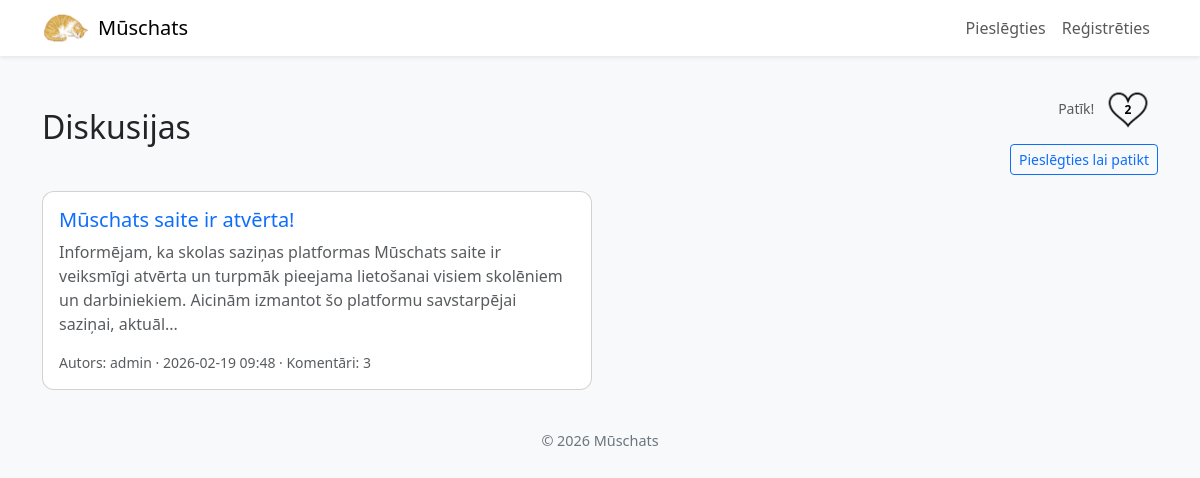
The page / on the database its author committed.
### app.py (models this page shows)
class Diskusijas(db.Model):
    id = db.Column(db.Integer, primary_key=True)
    virsraksts = db.Column(db.String(200), nullable=False)
    saturs = db.Column(db.Text, nullable=False)
    lietotaja_id = db.Column(db.Integer, db.ForeignKey('lietotaji.id'), nullable=False)
    datums = db.Column(db.DateTime, default=datetime.utcnow)
    ir_redigets = db.Column(db.Boolean, default=False)
    redigets_datums = db.Column(db.DateTime, nullable=True)
    komentari = db.relationship('Komentari', backref='diskusija', lazy=True, cascade='all, delete-orphan')
    lietotajs = db.relationship('Lietotaji', backref='diskusijas')

class Lietotaji(db.Model):
    id = db.Column(db.Integer, primary_key=True)
    lietotajvards = db.Column(db.String(80), unique=True, nullable=False)
    parole = db.Column(db.String(255), nullable=False)
    vards = db.Column(db.String(80), nullable=False)
    uzvards = db.Column(db.String(80), nullable=False)
    loma = db.Column(db.String(80), nullable=False)
    konta_bilde = db.Column(db.String(255), nullable=True)
    bio = db.Column(db.Text, nullable=True)
    epasts = db.Column(db.String(120), nullable=False, unique=True)
    ir_apstiprinats = db.Column(db.Boolean, default=True)

### app.py (the view)
@app.route("/")
def index():
    patikums = get_patikumi()
    diskusijas = Diskusijas.query.order_by(Diskusijas.datums.desc()).all()
    return render_template("index.html", diskusijas=diskusijas, patikumi=patikums.skaits, ir_piesledzis='lietotajvards' in session)

### app.py (called while the page is built)
def get_patikumi():
    patikums = Patikumi.query.first()
    if not patikums:
        patikums = Patikumi(skaits=0)
        db.session.add(patikums)
        db.session.commit()
    count = patikumi_lietotajs.query.count()
    if patikums.skaits != count:
        patikums.skaits = count
        db.session.commit()
    return patikums

@app.context_processor
def inject_common():
    return {
        'ir_piesledzis': 'lietotajvards' in session,
        'current_year': datetime.utcnow().year
    }

### templates/index.html (shortened to what this page needs)
{% extends "layout.html" %}
{% block content %}
<div class="d-flex justify-content-between align-items-center mb-3">
    <h2 class="mb-0">Diskusijas</h2>
    <div class="text-end">
        <div class="small text-muted">
            <a href="{{ url_for('patikt') }}" class="text-decoration-none text-muted" style="cursor: pointer;">Patīk!
                <div style="position: relative; display: inline-block; width: 60px; height: 60px;">
                    <img src="{{ url_for('static', filename='sirds.png') }}" alt="" style="width: 100%; height: 100%;">
                    <strong style="position: absolute; top: 50%; left: 50%; transform: translate(-50%, -50%); color: rgb(0, 0, 0); font-size: 12px; font-weight: bold;">{{ patikumi }}</strong>
                </div>
            </a>
        </div>
        {% if not ir_piesledzis %}
            <a href="{{ url_for('login') }}" class="btn btn-sm btn-outline-primary mt-1">Pieslēgties lai patikt</a>
        {% endif %}
    </div>
</div>
{% if diskusijas %}
    <div class="row g-3">
        {% for d in diskusijas %}
            <div class="col-12 col-md-6">
                <div class="card h-100">
                    <div class="card-body d-flex flex-column">
                        <h5 class="card-title"><a href="{{ url_for('diskusija', diskusijas_id=d.id) }}" class="stretched-link text-decoration-none">{{ d.virsraksts }}</a></h5>
                        <p class="card-text text-muted mb-3">{{ d.saturs[:200] }}{% if d.saturs|length > 200 %}...{% endif %}</p>
                        <div class="mt-auto small text-muted">Autors: {{ d.lietotajs.lietotajvards }} · {{ d.datums.strftime('%Y-%m-%d %H:%M') }} · Komentāri: {{ d.komentari|length }}</div>
                    </div>
                </div>
            </div>
        {% endfor %}
    </div>
{% else %}
    <p class="text-muted">Nav nevienas diskusijas.</p>
{% endif %}
{% endblock %}

### templates/layout.html (style rules this page uses)
body { background: #f8f9fa; }
.card { border-radius: .75rem; }

### rows shown on the page
Diskusijas: virsraksts "Mūschats saite ir atvērta!", saturs "Informējam, ka skolas saziņas platformas Mūschats saite ir veiksmīgi atvērta un turpmāk pieejama lietošanai visiem skolēniem un darbiniekiem. Aicinām izmantot šo platformu savstarpējai saziņai, aktuāl", lietotajs.lietotajvards "admin", datums "2026-02-19 09:48", komentari|length "3"

### other values the page prints
{{ patikumi }} "2"
